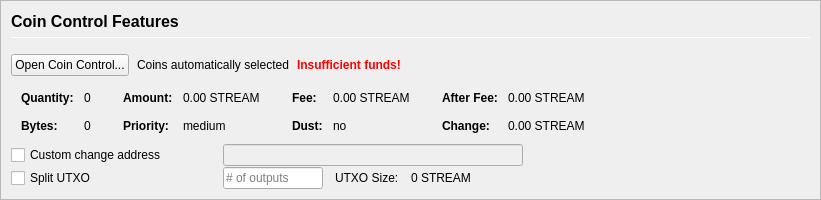
         <widget class="QFrame" name="frameCoinControl">
          <property name="sizePolicy">
           <sizepolicy hsizetype="Expanding" vsizetype="Expanding">
            <horstretch>0</horstretch>
            <verstretch>0</verstretch>
           </sizepolicy>
          </property>
          <property name="maximumSize">
           <size>
            <width>16777215</width>
            <height>16777215</height>
           </size>
          </property>
          <property name="frameShape">
           <enum>QFrame::StyledPanel</enum>
          </property>
          <property name="frameShadow">
           <enum>QFrame::Sunken</enum>
          </property>
          <layout class="QVBoxLayout" name="verticalLayoutCoinControl2">
           <property name="spacing">
            <number>0</number>
           </property>
           <property name="leftMargin">
            <number>0</number>
           </property>
           <property name="topMargin">
            <number>0</number>
           </property>
           <property name="rightMargin">
            <number>0</number>
           </property>
           <property name="bottomMargin">
            <number>0</number>
           </property>
           <item>
            <widget class="QFrame" name="frameCoinControl_BG">
             <layout class="QVBoxLayout" name="verticalLayoutCoinControl" stretch="0,0,0,0,0,0">
              <property name="spacing">
               <number>1</number>
              </property>
              <property name="leftMargin">
               <number>10</number>
              </property>
              <property name="topMargin">
               <number>10</number>
              </property>
              <item>
               <layout class="QHBoxLayout" name="horizontalLayoutCoinControl1">
                <property name="bottomMargin">
                 <number>15</number>
                </property>
                <item>
                 <layout class="QVBoxLayout" name="verticalLayout_3">
                  <property name="spacing">
                   <number>6</number>
                  </property>
                  <item>
                   <widget class="QLabel" name="labelCoinControlFeatures">
                    <property name="sizePolicy">
                     <sizepolicy hsizetype="Preferred" vsizetype="Maximum">
                      <horstretch>0</horstretch>
                      <verstretch>0</verstretch>
                     </sizepolicy>
                    </property>
                    <property name="minimumSize">
                     <size>
                      <width>0</width>
                      <height>20</height>
                     </size>
                    </property>
                    <property name="font">
                     <font>
                      <pointsize>12</pointsize>
                      <weight>75</weight>
                      <bold>true</bold>
                     </font>
                    </property>
                    <property name="styleSheet">
                     <string notr="true">font-weight:bold;</string>
                    </property>
                    <property name="text">
                     <string>Coin Control Features</string>
                    </property>
                   </widget>
                  </item>
                  <item>
                   <widget class="Line" name="line">
                    <property name="minimumSize">
                     <size>
                      <width>0</width>
                      <height>1</height>
                     </size>
                    </property>
                    <property name="maximumSize">
                     <size>
                      <width>16777215</width>
                      <height>1</height>
                     </size>
                    </property>
                    <property name="orientation">
                     <enum>Qt::Horizontal</enum>
                    </property>
                   </widget>
                  </item>
                 </layout>
                </item>
               </layout>
              </item>
              <item>
               <layout class="QHBoxLayout" name="horizontalLayoutCoinControl2" stretch="0,0,0,0">
                <property name="spacing">
                 <number>8</number>
                </property>
                <property name="bottomMargin">
                 <number>10</number>
                </property>
                <item>
                 <widget class="QPushButton" name="pushButtonCoinControl">
                  <property name="styleSheet">
                   <string notr="true"/>
                  </property>
                  <property name="text">
                   <string>Open Coin Control...</string>
                  </property>
                  <property name="autoDefault">
                   <bool>false</bool>
                  </property>
                 </widget>
                </item>
                <item>
                 <widget class="QLabel" name="labelCoinControlAutomaticallySelected">
                  <property name="text">
                   <string>Coins automatically selected</string>
                  </property>
                  <property name="margin">
                   <number>5</number>
                  </property>
                 </widget>
                </item>
                <item>
                 <widget class="QLabel" name="labelCoinControlInsuffFunds">
                  <property name="font">
                   <font>
                    <weight>75</weight>
                    <bold>true</bold>
                   </font>
                  </property>
                  <property name="styleSheet">
                   <string notr="true">color:red;font-weight:bold;</string>
                  </property>
                  <property name="text">
                   <string>Insufficient funds!</string>
                  </property>
                  <property name="margin">
                   <number>5</number>
                  </property>
                 </widget>
                </item>
                <item>
                 <spacer name="horizontalSpacerCoinControl">
                  <property name="orientation">
                   <enum>Qt::Horizontal</enum>
                  </property>
                  <property name="sizeHint" stdset="0">
                   <size>
                    <width>40</width>
                    <height>1</height>
                   </size>
                  </property>
                 </spacer>
                </item>
               </layout>
              </item>
              <item>
               <widget class="QWidget" name="widgetCoinControl" native="true">
                <property name="sizePolicy">
                 <sizepolicy hsizetype="Preferred" vsizetype="Preferred">
                  <horstretch>0</horstretch>
                  <verstretch>0</verstretch>
                 </sizepolicy>
                </property>
                <property name="minimumSize">
                 <size>
                  <width>0</width>
                  <height>0</height>
                 </size>
                </property>
                <property name="styleSheet">
                 <string notr="true"/>
                </property>
                <layout class="QHBoxLayout" name="horizontalLayoutCoinControl5">
                 <property name="leftMargin">
                  <number>0</number>
                 </property>
                 <property name="topMargin">
                  <number>0</number>
                 </property>
                 <property name="rightMargin">
                  <number>0</number>
                 </property>
                 <property name="bottomMargin">
                  <number>0</number>
                 </property>
                 <item>
                  <layout class="QHBoxLayout" name="horizontalLayoutCoinControl3" stretch="0,0,0,1">
                   <property name="spacing">
                    <number>20</number>
                   </property>
                   <property name="topMargin">
                    <number>0</number>
                   </property>
                   <property name="bottomMargin">
                    <number>10</number>
                   </property>
                   <item>
                    <layout class="QFormLayout" name="formLayoutCoinControl1">
                     <property name="horizontalSpacing">
                      <number>10</number>
                     </property>
                     <property name="verticalSpacing">
                      <number>14</number>
                     </property>
                     <property name="leftMargin">
                      <number>10</number>
                     </property>
                     <property name="topMargin">
                      <number>4</number>
                     </property>
                     <property name="rightMargin">
                      <number>6</number>
                     </property>
                     <item row="0" column="0">
                      <widget class="QLabel" name="labelCoinControlQuantityText">
                       <property name="font">
                        <font>
                         <weight>75</weight>
                         <bold>true</bold>
                        </font>
                       </property>
                       <property name="text">
                        <string>Quantity:</string>
                       </property>
                       <property name="margin">
                        <number>0</number>
                       </property>
                      </widget>
                     </item>
                     <item row="0" column="1">
                      <widget class="QLabel" name="labelCoinControlQuantity">
                       <property name="cursor">
                        <cursorShape>IBeamCursor</cursorShape>
                       </property>
                       <property name="contextMenuPolicy">
                        <enum>Qt::ActionsContextMenu</enum>
                       </property>
                       <property name="text">
                        <string notr="true">0</string>
                       </property>
                       <property name="margin">
                        <number>0</number>
                       </property>
                       <property name="textInteractionFlags">
                        <set>Qt::LinksAccessibleByMouse|Qt::TextSelectableByKeyboard|Qt::TextSelectableByMouse</set>
                       </property>
                      </widget>
                     </item>
                     <item row="1" column="0">
                      <widget class="QLabel" name="labelCoinControlBytesText">
                       <property name="font">
                        <font>
                         <weight>75</weight>
                         <bold>true</bold>
                        </font>
                       </property>
                       <property name="text">
                        <string>Bytes:</string>
                       </property>
                      </widget>
                     </item>
                     <item row="1" column="1">
                      <widget class="QLabel" name="labelCoinControlBytes">
                       <property name="cursor">
                        <cursorShape>IBeamCursor</cursorShape>
                       </property>
                       <property name="contextMenuPolicy">
                        <enum>Qt::ActionsContextMenu</enum>
                       </property>
                       <property name="text">
                        <string notr="true">0</string>
                       </property>
                       <property name="textInteractionFlags">
                        <set>Qt::LinksAccessibleByMouse|Qt::TextSelectableByKeyboard|Qt::TextSelectableByMouse</set>
                       </property>
                      </widget>
                     </item>
                    </layout>
                   </item>
                   <item>
                    <layout class="QFormLayout" name="formLayoutCoinControl2">
                     <property name="horizontalSpacing">
                      <number>10</number>
                     </property>
                     <property name="verticalSpacing">
                      <number>14</number>
                     </property>
                     <property name="leftMargin">
                      <number>6</number>
                     </property>
                     <property name="topMargin">
                      <number>4</number>
                     </property>
                     <property name="rightMargin">
                      <number>6</number>
                     </property>
                     <item row="0" column="0">
                      <widget class="QLabel" name="labelCoinControlAmountText">
                       <property name="font">
                        <font>
                         <weight>75</weight>
                         <bold>true</bold>
                        </font>
                       </property>
                       <property name="text">
                        <string>Amount:</string>
                       </property>
                       <property name="margin">
                        <number>0</number>
                       </property>
                      </widget>
                     </item>
                     <item row="0" column="1">
                      <widget class="QLabel" name="labelCoinControlAmount">
                       <property name="cursor">
                        <cursorShape>IBeamCursor</cursorShape>
                       </property>
                       <property name="contextMenuPolicy">
                        <enum>Qt::ActionsContextMenu</enum>
                       </property>
                       <property name="text">
                        <string notr="true">0.00 STREAM</string>
                       </property>
                       <property name="textInteractionFlags">
                        <set>Qt::LinksAccessibleByMouse|Qt::TextSelectableByKeyboard|Qt::TextSelectableByMouse</set>
                       </property>
                      </widget>
                     </item>
                     <item row="1" column="0">
                      <widget class="QLabel" name="labelCoinControlPriorityText">
                       <property name="font">
                        <font>
                         <weight>75</weight>
                         <bold>true</bold>
                        </font>
                       </property>
                       <property name="text">
                        <string>Priority:</string>
                       </property>
                      </widget>
                     </item>
                     <item row="1" column="1">
                      <widget class="QLabel" name="labelCoinControlPriority">
                       <property name="cursor">
                        <cursorShape>IBeamCursor</cursorShape>
                       </property>
                       <property name="contextMenuPolicy">
                        <enum>Qt::ActionsContextMenu</enum>
                       </property>
                       <property name="text">
                        <string>medium</string>
                       </property>
                       <property name="textInteractionFlags">
                        <set>Qt::LinksAccessibleByMouse|Qt::TextSelectableByKeyboard|Qt::TextSelectableByMouse</set>
                       </property>
                      </widget>
                     </item>
                    </layout>
                   </item>
                   <item>
                    <layout class="QFormLayout" name="formLayoutCoinControl3">
                     <property name="horizontalSpacing">
                      <number>10</number>
                     </property>
                     <property name="verticalSpacing">
                      <number>14</number>
                     </property>
                     <property name="leftMargin">
                      <number>6</number>
                     </property>
                     <property name="topMargin">
                      <number>4</number>
                     </property>
                     <property name="rightMargin">
                      <number>6</number>
                     </property>
                     <item row="0" column="0">
                      <widget class="QLabel" name="labelCoinControlFeeText">
                       <property name="font">
                        <font>
                         <weight>75</weight>
                         <bold>true</bold>
                        </font>
                       </property>
                       <property name="text">
                        <string>Fee:</string>
                       </property>
                       <property name="margin">
                        <number>0</number>
                       </property>
                      </widget>
                     </item>
                     <item row="0" column="1">
                      <widget class="QLabel" name="labelCoinControlFee">
                       <property name="cursor">
                        <cursorShape>IBeamCursor</cursorShape>
                       </property>
                       <property name="contextMenuPolicy">
                        <enum>Qt::ActionsContextMenu</enum>
                       </property>
                       <property name="text">
                        <string notr="true">0.00 STREAM</string>
                       </property>
                       <property name="textInteractionFlags">
                        <set>Qt::LinksAccessibleByMouse|Qt::TextSelectableByKeyboard|Qt::TextSelectableByMouse</set>
                       </property>
                      </widget>
                     </item>
                     <item row="1" column="0">
                      <widget class="QLabel" name="labelCoinControlLowOutputText">
                       <property name="font">
                        <font>
                         <weight>75</weight>
                         <bold>true</bold>
                        </font>
                       </property>
                       <property name="text">
                        <string>Dust:</string>
                       </property>
                      </widget>
                     </item>
                     <item row="1" column="1">
                      <widget class="QLabel" name="labelCoinControlLowOutput">
                       <property name="cursor">
                        <cursorShape>IBeamCursor</cursorShape>
                       </property>
                       <property name="contextMenuPolicy">
                        <enum>Qt::ActionsContextMenu</enum>
                       </property>
                       <property name="text">
                        <string>no</string>
                       </property>
                       <property name="textInteractionFlags">
                        <set>Qt::LinksAccessibleByMouse|Qt::TextSelectableByKeyboard|Qt::TextSelectableByMouse</set>
                       </property>
                      </widget>
                     </item>
                    </layout>
                   </item>
                   <item>
                    <layout class="QFormLayout" name="formLayoutCoinControl4">
                     <property name="horizontalSpacing">
                      <number>10</number>
                     </property>
                     <property name="verticalSpacing">
                      <number>14</number>
                     </property>
                     <property name="leftMargin">
                      <number>6</number>
                     </property>
                     <property name="topMargin">
                      <number>4</number>
                     </property>
                     <property name="rightMargin">
                      <number>6</number>
                     </property>
                     <item row="0" column="0">
                      <widget class="QLabel" name="labelCoinControlAfterFeeText">
                       <property name="font">
                        <font>
                         <weight>75</weight>
                         <bold>true</bold>
                        </font>
                       </property>
                       <property name="text">
                        <string>After Fee:</string>
                       </property>
                       <property name="margin">
                        <number>0</number>
                       </property>
                      </widget>
                     </item>
                     <item row="0" column="1">
                      <widget class="QLabel" name="labelCoinControlAfterFee">
                       <property name="cursor">
                        <cursorShape>IBeamCursor</cursorShape>
                       </property>
                       <property name="contextMenuPolicy">
                        <enum>Qt::ActionsContextMenu</enum>
                       </property>
                       <property name="text">
                        <string notr="true">0.00 STREAM</string>
                       </property>
                       <property name="textInteractionFlags">
                        <set>Qt::LinksAccessibleByMouse|Qt::TextSelectableByKeyboard|Qt::TextSelectableByMouse</set>
                       </property>
                      </widget>
                     </item>
                     <item row="1" column="0">
                      <widget class="QLabel" name="labelCoinControlChangeText">
                       <property name="font">
                        <font>
                         <weight>75</weight>
                         <bold>true</bold>
                        </font>
                       </property>
                       <property name="text">
                        <string>Change:</string>
                       </property>
                      </widget>
                     </item>
                     <item row="1" column="1">
                      <widget class="QLabel" name="labelCoinControlChange">
                       <property name="cursor">
                        <cursorShape>IBeamCursor</cursorShape>
                       </property>
                       <property name="contextMenuPolicy">
                        <enum>Qt::ActionsContextMenu</enum>
                       </property>
                       <property name="text">
                        <string notr="true">0.00 STREAM</string>
                       </property>
                       <property name="textInteractionFlags">
                        <set>Qt::LinksAccessibleByMouse|Qt::TextSelectableByKeyboard|Qt::TextSelectableByMouse</set>
                       </property>
                      </widget>
                     </item>
                    </layout>
                   </item>
                  </layout>
                 </item>
                </layout>
               </widget>
              </item>
              <item>
               <layout class="QHBoxLayout" name="horizontalLayoutCoinControl4">
                <property name="spacing">
                 <number>12</number>
                </property>
                <property name="sizeConstraint">
                 <enum>QLayout::SetDefaultConstraint</enum>
                </property>
                <property name="topMargin">
                 <number>0</number>
                </property>
                <property name="rightMargin">
                 <number>0</number>
                </property>
                <item>
                 <widget class="QCheckBox" name="checkBoxCoinControlChange">
                  <property name="sizePolicy">
                   <sizepolicy hsizetype="Preferred" vsizetype="Preferred">
                    <horstretch>0</horstretch>
                    <verstretch>0</verstretch>
                   </sizepolicy>
                  </property>
                  <property name="minimumSize">
                   <size>
                    <width>200</width>
                    <height>0</height>
                   </size>
                  </property>
                  <property name="maximumSize">
                   <size>
                    <width>200</width>
                    <height>16777215</height>
                   </size>
                  </property>
                  <property name="toolTip">
                   <string>If this is activated, but the change address is empty or invalid, change will be sent to a newly generated address.</string>
                  </property>
                  <property name="text">
                   <string>Custom change address</string>
                  </property>
                 </widget>
                </item>
                <item>
                 <widget class="QValidatedLineEdit" name="lineEditCoinControlChange">
                  <property name="enabled">
                   <bool>false</bool>
                  </property>
                  <property name="sizePolicy">
                   <sizepolicy hsizetype="Preferred" vsizetype="Preferred">
                    <horstretch>0</horstretch>
                    <verstretch>0</verstretch>
                   </sizepolicy>
                  </property>
                  <property name="minimumSize">
                   <size>
                    <width>300</width>
                    <height>0</height>
                   </size>
                  </property>
                 </widget>
                </item>
                <item>
                 <widget class="QLabel" name="labelCoinControlChangeLabel">
                  <property name="sizePolicy">
                   <sizepolicy hsizetype="Preferred" vsizetype="Preferred">
                    <horstretch>0</horstretch>
                    <verstretch>0</verstretch>
                   </sizepolicy>
                  </property>
                  <property name="minimumSize">
                   <size>
                    <width>100</width>
                    <height>0</height>
                   </size>
                  </property>
                  <property name="text">
                   <string/>
                  </property>
                  <property name="margin">
                   <number>3</number>
                  </property>
                 </widget>
                </item>
               </layout>
              </item>
              <item>
               <layout class="QHBoxLayout" name="horizontalLayoutCoinControl6">
                <property name="spacing">
                 <number>12</number>
                </property>
                <property name="rightMargin">
                 <number>0</number>
                </property>
                <item>
                 <widget class="QCheckBox" name="splitBlockCheckBox">
                  <property name="sizePolicy">
                   <sizepolicy hsizetype="Preferred" vsizetype="Preferred">
                    <horstretch>0</horstretch>
                    <verstretch>0</verstretch>
                   </sizepolicy>
                  </property>
                  <property name="minimumSize">
                   <size>
                    <width>200</width>
                    <height>0</height>
                   </size>
                  </property>
                  <property name="maximumSize">
                   <size>
                    <width>200</width>
                    <height>16777215</height>
                   </size>
                  </property>
                  <property name="text">
                   <string>Split UTXO</string>
                  </property>
                 </widget>
                </item>
                <item>
                 <widget class="QLineEdit" name="splitBlockLineEdit">
                  <property name="sizePolicy">
                   <sizepolicy hsizetype="Preferred" vsizetype="Preferred">
                    <horstretch>50</horstretch>
                    <verstretch>0</verstretch>
                   </sizepolicy>
                  </property>
                  <property name="minimumSize">
                   <size>
                    <width>100</width>
                    <height>0</height>
                   </size>
                  </property>
                  <property name="maximumSize">
                   <size>
                    <width>100</width>
                    <height>16777215</height>
                   </size>
                  </property>
                  <property name="placeholderText">
                   <string># of outputs</string>
                  </property>
                 </widget>
                </item>
                <item>
                 <widget class="QLabel" name="labelBlockSizeText">
                  <property name="text">
                   <string>UTXO Size:</string>
                  </property>
                 </widget>
                </item>
                <item>
                 <widget class="QLabel" name="labelBlockSize">
                  <property name="text">
                   <string>0 STREAM</string>
                  </property>
                 </widget>
                </item>
                <item>
                 <spacer name="horizontalSpacer_7">
                  <property name="orientation">
                   <enum>Qt::Horizontal</enum>
                  </property>
                  <property name="sizeHint" stdset="0">
                   <size>
                    <width>40</width>
                    <height>20</height>
                   </size>
                  </property>
                 </spacer>
                </item>
               </layout>
              </item>
              <item>
               <spacer name="verticalSpacerCoinControl">
                <property name="orientation">
                 <enum>Qt::Vertical</enum>
                </property>
                <property name="sizeHint" stdset="0">
                 <size>
                  <width>800</width>
                  <height>1</height>
                 </size>
                </property>
               </spacer>
              </item>
             </layout>
            </widget>
           </item>
          </layout>
         </widget>
